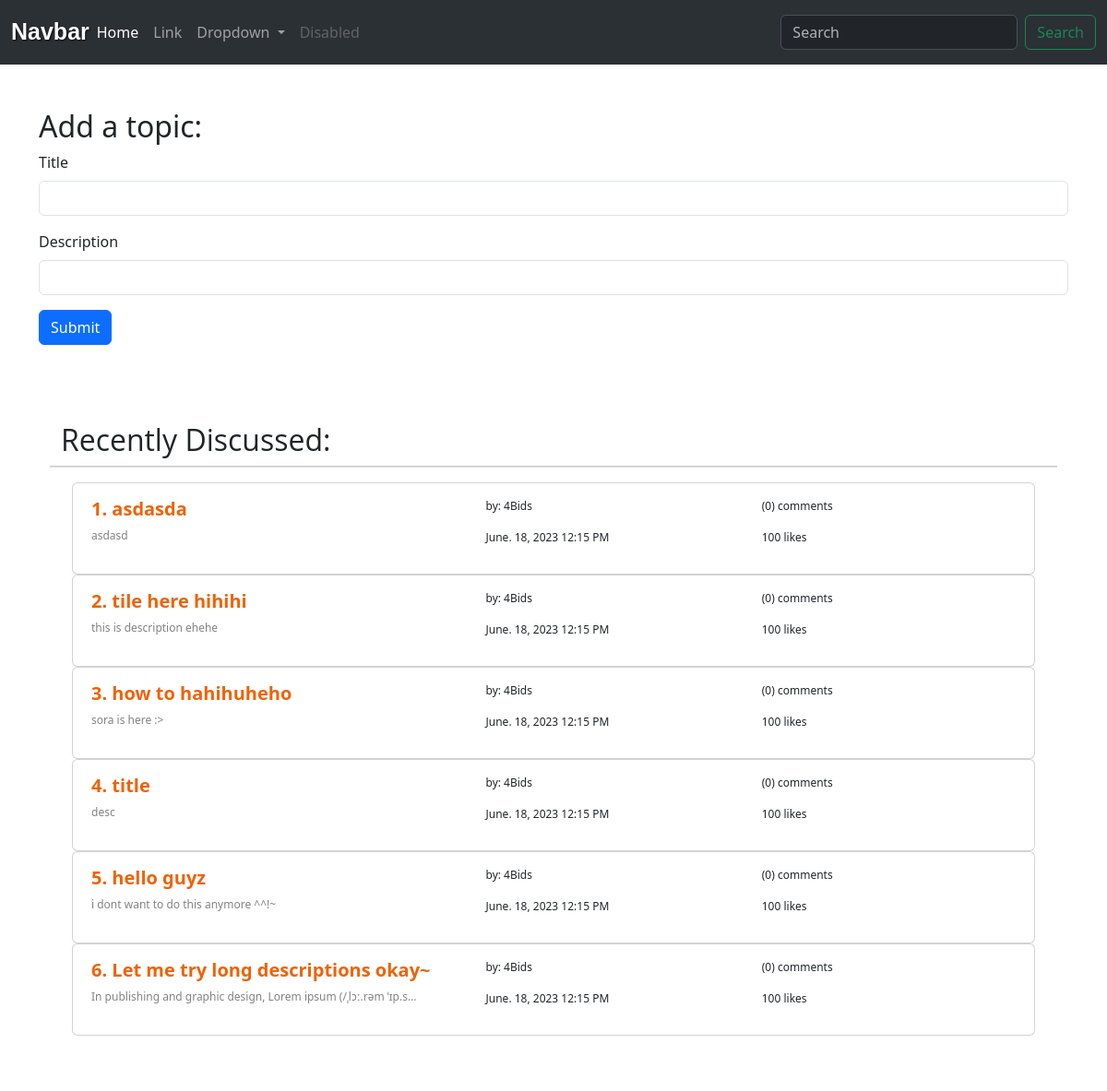
The page / on the database its author committed.
### main.py (models this page shows)
class Topic(db.Model):
    id: Mapped[int] = mapped_column(primary_key=True)
    title: Mapped[str] = mapped_column(unique=True)
    description: Mapped[str]

### main.py (the view, shortened to what this page needs)
@app.route("/" , methods=["GET", "POST"])
def home():
    topics = db.session.execute(db.select(Topic)).scalars()
    return render_template("index.html", topics=topics)

### templates/index.html (shortened to what this page needs)
<!DOCTYPE html>
<html lang="en">
<head>
    <link rel="stylesheet" href="{{ url_for('static', filename='css/Homepage.css') }}">
    <link href="https://cdn.jsdelivr.net/npm/bootstrap@5.3.2/dist/css/bootstrap.min.css" rel="stylesheet">
</head>
<body>
    <nav class="navbar navbar-expand-lg bg-body-tertiary" data-bs-theme="dark">
        <div class="container-fluid">
          <a class="navbar-brand" href="#">Navbar</a>
          <div class="collapse navbar-collapse" id="navbarSupportedContent">
            <ul class="navbar-nav me-auto mb-2 mb-lg-0">
              <li class="nav-item">
                <a class="nav-link active" aria-current="page" href="#">Home</a>
              </li>
              <li class="nav-item">
                <a class="nav-link" href="#">Link</a>
              </li>
              <li class="nav-item dropdown">
                <a class="nav-link dropdown-toggle" href="#" role="button" data-bs-toggle="dropdown" aria-expanded="false">
                  Dropdown
                </a>
              </li>
              <li class="nav-item">
                <a class="nav-link disabled" aria-disabled="true">Disabled</a>
              </li>
            </ul>
            <form class="d-flex" role="search">
              <input class="form-control me-2" type="search" placeholder="Search" aria-label="Search">
              <button class="btn btn-outline-success" type="submit">Search</button>
            </form>
          </div>
        </div>
    </nav>
    <div class="container my-5">
        <h2>Add a topic:</h2>
        <form accept="/" method="post">
            <div class="mb-3">
              <label for="title" class="form-label">Title</label>
              <input type="text" name="title" class="form-control" id="title" aria-describedby="emailHelp">
            </div>
            <div class="mb-3">
              <label for="description" class="form-label">Description</label>
              <input type="text" name="description" class="form-control" id="description">
            </div>
            <button type="submit" class="btn btn-primary">Submit</button>
          </form>
    </div>
<div class="discussion container" style="background-color: white; margin-top: 2%; padding: 3%; margin-bottom: 2%;">
    <div class="row justify-content-center">
        <p class="label h2">Recently Discussed:</p>
        <hr>
        <div class="row topic">
            {% for item in topics %}
            <a href="/topic/{{item.id}}" style="text-decoration: none;">
                <div class="card topic" style="max-height: 100px;">
                    <div class="row my-3 mx-2">
                        <div class="col-5 text-truncate">
                            <h4 class="card-title topic text-truncate">{{item.id}}. {{item.title}}</h4>
                            <p class="card-text topic text-truncate me-5">{{item.description}}</p>
                        </div>
                        <div class="col">
                            <p class="author">
                                by: 4Bids
                            </p>
                            <p class="date-time">
                                June. 18, 2023 12:15 PM
                            </p>
                        </div>
                        <div class="col">
                            <p class="comment">
                                ({{comments|length}}) comments
                            </p>
                            <p class="like">
                                100 likes
                            </p>
                        </div>
                    </div>
                </div>
            </a>
            {% endfor %}
        </div>
    </div>
</div>
</body>
</html>

### static/css/Homepage.css (style rules this page uses)
.navbar { background-color: #08989F; height: 70px; }
a.navbar-brand, h5.offcanvas-title { font-family: 'Quicksand', sans-serif; font-size: 25px; font-weight: 700; color: #fff; margin: 0; text-shadow: 1px 1px 2px rgba(0, 0, 0, 0.8); }
hr { height: 2px; color: #878787; background-color: #878787; }
p.label { font-family: 'Open Sans'; }
.card { margin: 0 auto; }
.card-title.topic { color: #F06205; font-family:'Segoe UI'; font-weight: bold; font-size: clamp(20px, 1.5vw, 30px); }
.card-text.topic { color: #828282; font-weight: 500; font-size: clamp(12px, 1vw, 14px); }
p.author, p.date-time, p.comment, p.like { font-size: clamp(12px, 1vw, 14px); font-weight: 500; }

### rows shown on the page
Topic: id "1", title "asdasda", description "asdasd", comments "0"
Topic: id "2", title "tile here hihihi", description "this is description ehehe", comments "0"
Topic: id "3", title "how to hahihuheho", description "sora is here :>", comments "0"
Topic: id "4", title "title", description "desc", comments "0"
Topic: id "5", title "hello guyz", description "i dont want to do this anymore ^^!~", comments "0"
Topic: id "6", title "Let me try long descriptions okay~", description "In publishing and graphic design, Lorem ipsum (/ˌlɔː.rəm ˈɪp.s…", comments "0"
